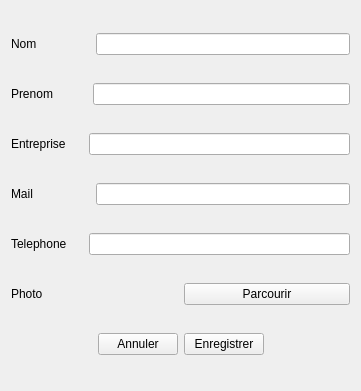
<?xml version="1.0" encoding="UTF-8"?>
<ui version="4.0">
 <class>FormContact</class>
 <widget class="QWidget" name="FormContact">
  <property name="geometry">
   <rect>
    <x>0</x>
    <y>0</y>
    <width>361</width>
    <height>391</height>
   </rect>
  </property>
  <property name="windowTitle">
   <string>Ajouter Contact</string>
  </property>
  <layout class="QGridLayout" name="gridLayout">
   <item row="2" column="0">
    <layout class="QHBoxLayout" name="horizontalLayout_3">
     <item>
      <widget class="QLabel" name="label_3">
       <property name="text">
        <string>Entreprise     </string>
       </property>
      </widget>
     </item>
     <item>
      <widget class="QLineEdit" name="EntrepriseEdit"/>
     </item>
    </layout>
   </item>
   <item row="3" column="0">
    <layout class="QHBoxLayout" name="horizontalLayout_4">
     <item>
      <widget class="QLabel" name="label_4">
       <property name="text">
        <string>Mail                 </string>
       </property>
      </widget>
     </item>
     <item>
      <widget class="QLineEdit" name="MailEdit"/>
     </item>
    </layout>
   </item>
   <item row="4" column="0">
    <layout class="QHBoxLayout" name="horizontalLayout_5">
     <item>
      <widget class="QLabel" name="label_5">
       <property name="text">
        <string>Telephone     </string>
       </property>
      </widget>
     </item>
     <item>
      <widget class="QLineEdit" name="PhoneEdit"/>
     </item>
    </layout>
   </item>
   <item row="0" column="0">
    <layout class="QHBoxLayout" name="horizontalLayout">
     <item>
      <widget class="QLabel" name="label">
       <property name="text">
        <string>Nom                </string>
       </property>
      </widget>
     </item>
     <item>
      <widget class="QLineEdit" name="NomEdit"/>
     </item>
    </layout>
   </item>
   <item row="1" column="0">
    <layout class="QHBoxLayout" name="horizontalLayout_2">
     <item>
      <widget class="QLabel" name="label_2">
       <property name="text">
        <string>Prenom          </string>
       </property>
      </widget>
     </item>
     <item>
      <widget class="QLineEdit" name="PrenomEdit"/>
     </item>
    </layout>
   </item>
   <item row="5" column="0">
    <layout class="QHBoxLayout" name="horizontalLayout_6">
     <item>
      <widget class="QLabel" name="label_6">
       <property name="text">
        <string>Photo</string>
       </property>
      </widget>
     </item>
     <item>
      <widget class="QPushButton" name="PhotoButton">
       <property name="text">
        <string>Parcourir</string>
       </property>
      </widget>
     </item>
    </layout>
   </item>
   <item row="6" column="0">
    <layout class="QHBoxLayout" name="horizontalLayout_7">
     <item alignment="Qt::AlignRight">
      <widget class="QPushButton" name="AnnulerButton">
       <property name="text">
        <string>Annuler</string>
       </property>
      </widget>
     </item>
     <item alignment="Qt::AlignLeft">
      <widget class="QPushButton" name="EnregistrerButton">
       <property name="text">
        <string>Enregistrer</string>
       </property>
      </widget>
     </item>
    </layout>
   </item>
  </layout>
 </widget>
 <resources/>
 <connections/>
</ui>
